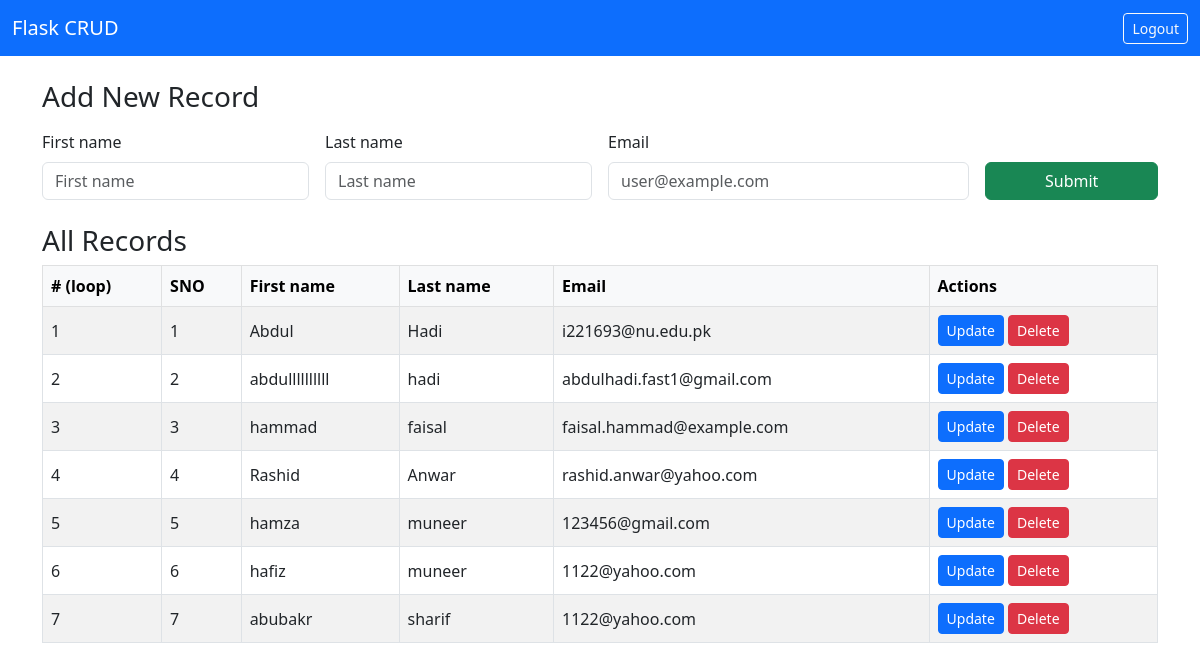
The page / (signed in) on the database its author committed.
### app.py (models this page shows, shortened)
class FirstApp(db.Model):
    __tablename__ = "first_app"
    sno = db.Column(db.Integer, primary_key=True, autoincrement=True)
    fname = db.Column(db.String(100), nullable=False)
    lname = db.Column(db.String(100), nullable=False)
    email = db.Column(db.String(200), nullable=False)

### app.py (the view, shortened to what this page needs)
@app.route("/", methods=["GET", "POST"])
@login_required
def index():
    form = ContactForm()
    students = FirstApp.query.order_by(FirstApp.sno.asc()).all()
    return render_template("index.html", form=form, students=students)

### app.py
class ContactForm(FlaskForm):
    fname = StringField(
        "First name",
        validators=[
            DataRequired(message="First name is required."),
            Length(max=100),
            Regexp(r"^[A-Za-z' -]+$", message="Only letters, spaces, apostrophes, and hyphens allowed."),
            reject_injection,
        ],
    )
    lname = StringField(
        "Last name",
        validators=[
            DataRequired(message="Last name is required."),
            Length(max=100),
            Regexp(r"^[A-Za-z' -]+$", message="Only letters, spaces, apostrophes, and hyphens allowed."),
            reject_injection,
        ],
    )
    email = EmailField(
        "Email",
        validators=[
            DataRequired(message="Email is required."),
            Email(message="Please provide a valid email."),
            Length(max=200),
            reject_injection,
        ],
    )
    submit = SubmitField("Submit")

### app.py (called while the page is built)
@app.context_processor
def inject_csrf_token() -> dict:
    return {"csrf_token": generate_csrf}

def login_required(view_func):
    @wraps(view_func)
    def wrapped(*args, **kwargs):
        if not session.get("user_id"):
            flash("Please log in to continue.", "warning")
            return redirect(url_for("login", next=request.path))
        return view_func(*args, **kwargs)
    return wrapped

@app.before_request
def bootstrap_seed_admin() -> None:
    if getattr(app, "_admin_seeded", False):
        return
    ensure_seed_admin()
    app._admin_seeded = True

### templates/index.html (shortened to what this page needs)
<!doctype html>
<html lang="en">
<head>
  <link href="https://cdn.jsdelivr.net/npm/bootstrap@5.3.0/dist/css/bootstrap.min.css" rel="stylesheet">
</head>
<body>
<nav class="navbar navbar-expand-lg navbar-dark bg-primary mb-4">
  <div class="container-fluid">
    <a class="navbar-brand" href="{{ url_for('index') }}">Flask CRUD</a>
    <div class="d-flex ms-auto">
      <a class="btn btn-outline-light btn-sm" href="{{ url_for('logout') }}">Logout</a>
    </div>
  </div>
</nav>
<div class="container">
  <h3 class="mb-3">Add New Record</h3>
  <form method="POST" class="row g-3 mb-4" novalidate>
    <div class="col-md-3">
      <label class="form-label" for="fname">{{ form.fname.label }}</label>
      {{ form.fname(class="form-control", id="fname", placeholder="First name") }}
    </div>
    <div class="col-md-3">
      <label class="form-label" for="lname">{{ form.lname.label }}</label>
      {{ form.lname(class="form-control", id="lname", placeholder="Last name") }}
    </div>
    <div class="col-md-4">
      <label class="form-label" for="email">{{ form.email.label }}</label>
      {{ form.email(class="form-control", id="email", placeholder="user@example.com") }}
    </div>
    <div class="col-md-2 d-flex align-items-end">
      {{ form.submit(class="btn btn-success w-100") }}
    </div>
  </form>
  <h3 class="mt-4">All Records</h3>
  <div class="table-responsive">
    <table class="table table-striped table-bordered align-middle">
      <thead class="table-light">
        <tr>
          <th># (loop)</th>
          <th>SNO</th>
          <th>First name</th>
          <th>Last name</th>
          <th>Email</th>
          <th>Actions</th>
        </tr>
      </thead>
      <tbody>
        {% for s in students %}
        <tr>
          <td>{{ loop.index }}</td>
          <td>{{ s.sno }}</td>
          <td>{{ s.fname }}</td>
          <td>{{ s.lname }}</td>
          <td>{{ s.email }}</td>
          <td>
            <a href="{{ url_for('update', sno=s.sno) }}" class="btn btn-sm btn-primary">Update</a>
            <form method="POST" action="{{ url_for('delete', sno=s.sno) }}" class="d-inline">
              <button type="submit" class="btn btn-sm btn-danger"
                      onclick="return confirm('Delete this record?');">Delete</button>
            </form>
          </td>
        </tr>
        {% else %}
        <tr><td colspan="6" class="text-center">No records yet.</td></tr>
        {% endfor %}
      </tbody>
    </table>
  </div>
</div>
</body>
</html>

### rows shown on the page
FirstApp: sno "1", fname "Abdul", lname "Hadi", email "i221693@nu.edu.pk"
FirstApp: sno "2", fname "abdullllllllll", lname "hadi", email "abdulhadi.fast1@gmail.com"
FirstApp: sno "3", fname "hammad", lname "faisal", email "faisal.hammad@example.com"
FirstApp: sno "4", fname "Rashid", lname "Anwar", email "rashid.anwar@yahoo.com"
FirstApp: sno "5", fname "hamza", lname "muneer", email "123456@gmail.com"
FirstApp: sno "6", fname "hafiz", lname "muneer", email "1122@yahoo.com"
FirstApp: sno "7", fname "abubakr", lname "sharif", email "1122@yahoo.com"
